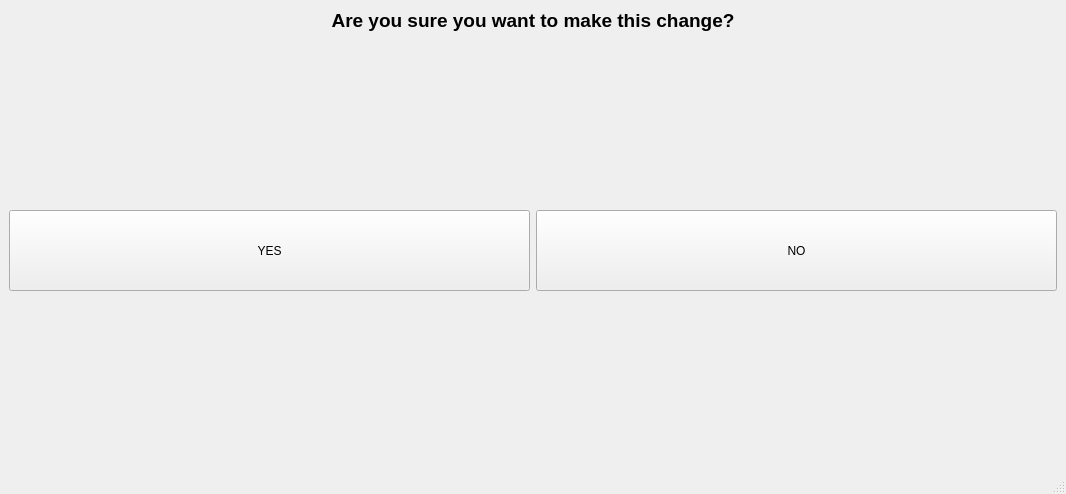
<?xml version="1.0" encoding="UTF-8"?>
<ui version="4.0">
 <class>MainWindow</class>
 <widget class="QMainWindow" name="MainWindow">
  <property name="geometry">
   <rect>
    <x>0</x>
    <y>0</y>
    <width>1066</width>
    <height>494</height>
   </rect>
  </property>
  <property name="windowTitle">
   <string>MainWindow</string>
  </property>
  <widget class="QWidget" name="centralwidget">
   <layout class="QVBoxLayout" name="verticalLayout_main">
    <item>
     <widget class="QLabel" name="label_6">
      <property name="font">
       <font>
        <pointsize>14</pointsize>
        <weight>75</weight>
        <bold>true</bold>
       </font>
      </property>
      <property name="text">
       <string>Are you sure you want to make this change?</string>
      </property>
      <property name="alignment">
       <set>Qt::AlignCenter</set>
      </property>
     </widget>
    </item>
    <item>
     <spacer name="verticalSpacer">
      <property name="orientation">
       <enum>Qt::Vertical</enum>
      </property>
      <property name="sizeHint" stdset="0">
       <size>
        <width>20</width>
        <height>40</height>
       </size>
      </property>
     </spacer>
    </item>
    <item>
     <layout class="QHBoxLayout" name="horizontalLayout_buttons">
      <item>
       <widget class="QPushButton" name="pushButton_13">
        <property name="minimumSize">
         <size>
          <width>171</width>
          <height>81</height>
         </size>
        </property>
        <property name="text">
         <string>YES</string>
        </property>
       </widget>
      </item>
      <item>
       <widget class="QPushButton" name="pushButton_14">
        <property name="minimumSize">
         <size>
          <width>171</width>
          <height>81</height>
         </size>
        </property>
        <property name="text">
         <string>NO</string>
        </property>
       </widget>
      </item>
     </layout>
    </item>
    <item>
     <spacer name="verticalSpacer_bottom">
      <property name="orientation">
       <enum>Qt::Vertical</enum>
      </property>
      <property name="sizeHint" stdset="0">
       <size>
        <width>20</width>
        <height>40</height>
       </size>
      </property>
     </spacer>
    </item>
   </layout>
  </widget>
  <widget class="QMenuBar" name="menubar">
   <property name="geometry">
    <rect>
     <x>0</x>
     <y>0</y>
     <width>1066</width>
     <height>26</height>
    </rect>
   </property>
  </widget>
  <widget class="QStatusBar" name="statusbar"/>
 </widget>
 <resources/>
 <connections/>
</ui>
